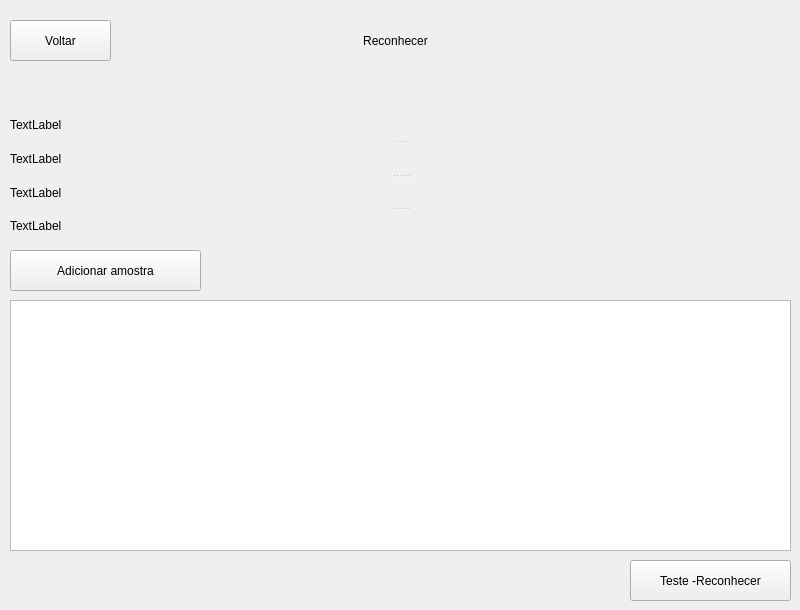
   <widget class="QWidget" name="tela_reco">
    <widget class="QPushButton" name="pushButton_7">
     <property name="geometry">
      <rect>
       <x>10</x>
       <y>20</y>
       <width>101</width>
       <height>41</height>
      </rect>
     </property>
     <property name="text">
      <string>Voltar</string>
     </property>
    </widget>
    <widget class="QLabel" name="label_6">
     <property name="geometry">
      <rect>
       <x>10</x>
       <y>20</y>
       <width>771</width>
       <height>41</height>
      </rect>
     </property>
     <property name="text">
      <string>Reconhecer</string>
     </property>
     <property name="alignment">
      <set>Qt::AlignCenter</set>
     </property>
    </widget>
    <widget class="QPushButton" name="pushButton">
     <property name="geometry">
      <rect>
       <x>10</x>
       <y>250</y>
       <width>191</width>
       <height>41</height>
      </rect>
     </property>
     <property name="text">
      <string>Adicionar amostra</string>
     </property>
    </widget>
    <widget class="QListWidget" name="listWidget">
     <property name="geometry">
      <rect>
       <x>10</x>
       <y>300</y>
       <width>781</width>
       <height>251</height>
      </rect>
     </property>
     <property name="alternatingRowColors">
      <bool>true</bool>
     </property>
     <property name="currentRow">
      <number>-1</number>
     </property>
    </widget>
    <widget class="QPushButton" name="pushButton_8">
     <property name="geometry">
      <rect>
       <x>630</x>
       <y>560</y>
       <width>161</width>
       <height>41</height>
      </rect>
     </property>
     <property name="text">
      <string>Teste -Reconhecer</string>
     </property>
    </widget>
    <widget class="QSplitter" name="splitter_2">
     <property name="geometry">
      <rect>
       <x>10</x>
       <y>110</y>
       <width>781</width>
       <height>131</height>
      </rect>
     </property>
     <property name="orientation">
      <enum>Qt::Vertical</enum>
     </property>
     <widget class="QLabel" name="label_7">
      <property name="text">
       <string>TextLabel</string>
      </property>
     </widget>
     <widget class="QLabel" name="label_8">
      <property name="text">
       <string>TextLabel</string>
      </property>
     </widget>
     <widget class="QLabel" name="label_10">
      <property name="text">
       <string>TextLabel</string>
      </property>
     </widget>
     <widget class="QLabel" name="label_9">
      <property name="text">
       <string>TextLabel</string>
      </property>
     </widget>
    </widget>
    <zorder>label_6</zorder>
    <zorder>pushButton_7</zorder>
    <zorder>label_7</zorder>
    <zorder>label_8</zorder>
    <zorder>label_9</zorder>
    <zorder>label_10</zorder>
    <zorder>pushButton</zorder>
    <zorder>listWidget</zorder>
    <zorder>pushButton_8</zorder>
   </widget>
